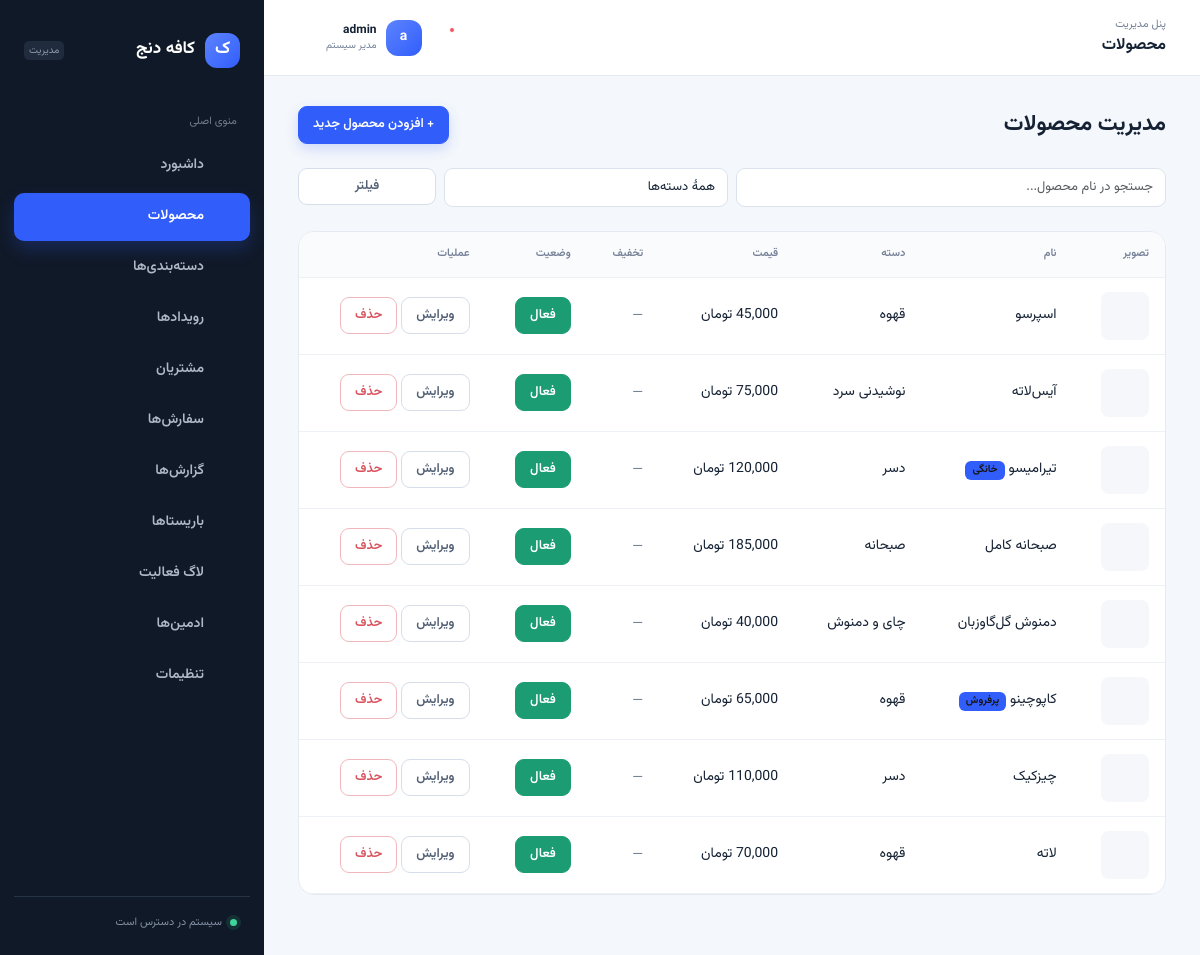
Page /admin/products (signed in) on the committed database.
### tables this page shows
CREATE TABLE IF NOT EXISTS `products` (
  `id`          INT UNSIGNED AUTO_INCREMENT PRIMARY KEY,
  `category_id` INT UNSIGNED NOT NULL,
  `name`        VARCHAR(150) NOT NULL,
  `description` VARCHAR(500) DEFAULT NULL,
  `price`       DECIMAL(10,0) UNSIGNED NOT NULL,    
  `image`       VARCHAR(255) DEFAULT NULL,           
  `badge`       VARCHAR(50)  DEFAULT NULL,            
  `status`      ENUM('active','inactive') NOT NULL DEFAULT 'active',
  `discount_enabled`   TINYINT(1) NOT NULL DEFAULT 0,
  `discount_type`      ENUM('percentage','fixed') NULL DEFAULT NULL,
  `discount_value`     DECIMAL(10,2) NULL DEFAULT NULL,
  `discount_starts_at` DATE NULL DEFAULT NULL,
  `discount_ends_at`   DATE NULL DEFAULT NULL,
  `sort_order`  SMALLINT UNSIGNED NOT NULL DEFAULT 0,
  `created_at`  TIMESTAMP NOT NULL DEFAULT CURRENT_TIMESTAMP,
  `updated_at`  TIMESTAMP NOT NULL DEFAULT CURRENT_TIMESTAMP ON UPDATE CURRENT_TIMESTAMP,
  KEY `idx_products_category` (`category_id`),
  KEY `idx_products_status` (`status`),
  CONSTRAINT `fk_products_category`
    FOREIGN KEY (`category_id`) REFERENCES `categories`(`id`)
    ON DELETE CASCADE ON UPDATE CASCADE
);

CREATE TABLE IF NOT EXISTS `categories` (
  `id`         INT UNSIGNED AUTO_INCREMENT PRIMARY KEY,
  `name`       VARCHAR(100) NOT NULL,
  `slug`       VARCHAR(100) NOT NULL,            
  `sort_order` SMALLINT UNSIGNED NOT NULL DEFAULT 0,   
  `created_at` TIMESTAMP NOT NULL DEFAULT CURRENT_TIMESTAMP,
  UNIQUE KEY `uq_categories_slug` (`slug`)
);

### classes/Auth.php (called while the page is built, shortened)
<?php
class Auth
{
    public static function role(): ?string
    {
        $role = $_SESSION[self::SESSION_ROLE] ?? null;
        if (is_string($role)) {
            return $role;
        }
        return null;
    }
    public static function isAdmin(): bool
    {
        return self::role() === 'admin';
    }
    public static function username(): ?string
    {
        $value = $_SESSION[self::SESSION_USERNAME] ?? null;
        if ($value !== null) {
            return (string) $value;
        }
        return null;
    }
}

### classes/Product.php (called while the page is built, shortened)
<?php
class Product
{
    public static function all(array $filters = []): array
    {
        $pdo = Database::getConnection();
        $sql    = 'SELECT p.*, c.name AS category_name
                    FROM products p
                    JOIN categories c ON c.id = p.category_id
                    WHERE 1 = 1';
        $params = [];
        $sql .= ' ORDER BY p.sort_order ASC, p.created_at DESC';
        $stmt = $pdo->prepare($sql);
        $stmt->execute($params);
        return $stmt->fetchAll();
    }
    public static function calculateDiscount(array $product): array
    {
        $original = (float) $product['price'];
        $result = [
            'has_discount' => false,
            'original'     => $original,
            'final'        => $original,
            'percent'      => 0,
        ];
        if (empty($product['discount_enabled']) || empty($product['discount_type']) || empty($product['discount_value'])) {
            return $result;
        }
        $final = max(0, round($final));
        $result['has_discount'] = true;
        $result['final']        = $final;
        $result['percent']      = $original > 0 ? (int) round((($original - $final) / $original) * 100) : 0;
        return $result;
    }
}

### public_html/admin/products.php (the view, shortened to what this page needs)
<?php
require_once __DIR__ . '/../../includes/auth.php';
require_once __DIR__ . '/../../classes/Product.php';
require_once __DIR__ . '/../../classes/Category.php';
$activePage = 'products';
$pageTitle  = 'محصولات';
$search     = trim((string) ($_GET['search'] ?? ''));
$categoryId = (int) ($_GET['category_id'] ?? 0);
$products   = Product::all([
    'search'      => $search,
    'category_id' => $categoryId ?: null,
]);
require __DIR__ . '/../../includes/admin-header.php';
?>
<div class="d-flex justify-content-between align-items-center flex-wrap gap-2 mb-4">
  <h4 class="mb-0" style="color:var(--gold-soft);">مدیریت محصولات</h4>
  <a href="add-product" class="btn btn-gold btn-sm">+ افزودن محصول جدید</a>
</div>
<form method="GET" class="row g-2 mb-4">
  <div class="col-12 col-md-6">
    <input type="text" name="search" class="form-control" placeholder="جستجو در نام محصول..."
           value="<?= htmlspecialchars($search, ENT_QUOTES, 'UTF-8') ?>">
  </div>
  <div class="col-8 col-md-4">
    <select name="category_id" class="form-select">
      <option value="0">همهٔ دسته‌ها</option>
    </select>
  </div>
  <div class="col-4 col-md-2">
    <button type="submit" class="btn btn-outline-light w-100" style="border-color:var(--line); color:var(--ivory);">فیلتر</button>
  </div>
</form>
<div class="table-responsive">
  <table class="table align-middle">
    <thead>
      <tr>
        <th>تصویر</th>
        <th>نام</th>
        <th>دسته</th>
        <th>قیمت</th>
        <th>تخفیف</th>
        <th>وضعیت</th>
        <th>عملیات</th>
      </tr>
    </thead>
    <tbody>
      <?php foreach ($products as $product): ?>
        <?php $discountInfo = Product::calculateDiscount($product); ?>
        <tr>
          <td>
            <?php if ($product['image']): ?>
              <img src="<?= UPLOAD_DIR_URL . '/' . htmlspecialchars($product['image'], ENT_QUOTES, 'UTF-8') ?>"
                   alt="" width="48" height="48" style="object-fit:cover; border-radius:8px;">
            <?php else: ?>
              <div style="width:48px;height:48px;border-radius:8px;background:var(--surface-2);"></div>
            <?php endif; ?>
          </td>
          <td>
            <?= htmlspecialchars($product['name'], ENT_QUOTES, 'UTF-8') ?>
            <?php if ($product['badge']): ?>
              <span class="badge" style="background:var(--gold); color:#17130D;"><?= htmlspecialchars($product['badge'], ENT_QUOTES, 'UTF-8') ?></span>
            <?php endif; ?>
          </td>
          <td style="color:var(--muted);"><?= htmlspecialchars($product['category_name'], ENT_QUOTES, 'UTF-8') ?></td>
          <td>
            <?php if ($discountInfo['has_discount']): ?>
              <div style="font-size:12px; text-decoration:line-through; color:var(--muted);"><?= number_format((float) $product['price']) ?> تومان</div>
              <div style="font-weight:700; color:var(--gold-soft);"><?= number_format((float) $discountInfo['final']) ?> تومان</div>
            <?php else: ?>
              <?= number_format((float) $product['price']) ?> تومان
            <?php endif; ?>
          </td>
          <td>
            <?php if ($discountInfo['has_discount']): ?>
              <span class="badge" style="background:#ef4444; color:#fff; font-size:12px;">
                <?= (int) $discountInfo['percent'] ?>٪ تخفیف
              </span>
            <?php elseif (!empty($product['discount_enabled'])): ?>
              <span class="badge bg-secondary" style="font-size:11px;" title="تخفیف خارج از بازه زمانی تعریف شده است">
                غیرفعال (بازه تاریخ)
              </span>
            <?php else: ?>
              <span style="color:var(--muted);">—</span>
            <?php endif; ?>
          </td>
          <td>
            <form method="POST" class="d-inline">
              <button type="submit" class="btn btn-sm <?= $product['status'] === 'active' ? 'btn-success' : 'btn-secondary' ?>">
                <?= $product['status'] === 'active' ? 'فعال' : 'غیرفعال' ?>
              </button>
            </form>
          </td>
          <td>
            <a href="edit-product?id=<?= $product['id'] ?>" class="btn btn-sm btn-outline-light" style="border-color:var(--line); color:var(--ivory);">ویرایش</a>
            <form method="POST" class="d-inline" onsubmit="return confirm('از حذف این محصول مطمئن هستید؟');">
              <button type="submit" class="btn btn-sm btn-outline-danger">حذف</button>
            </form>
          </td>
        </tr>
      <?php endforeach; ?>
    </tbody>
  </table>
</div>
<?php require __DIR__ . '/../../includes/admin-footer.php'; ?>

### includes/admin-header.php (shortened to what this page needs)
<?php
$activePage = $activePage ?? '';
$navItems = [
    'dashboard'  => ['label' => 'داشبورد', 'icon' => 'grid', 'permission' => null],
    'products'   => ['label' => 'محصولات', 'icon' => 'cup', 'permission' => 'products.view'],
    'categories' => ['label' => 'دسته‌بندی‌ها', 'icon' => 'layers', 'permission' => 'products.manage'],
    'events'     => ['label' => 'رویدادها', 'icon' => 'calendar', 'permission' => null],
    'customers'  => ['label' => 'مشتریان', 'icon' => 'users', 'permission' => null],
    'orders'     => ['label' => 'سفارش‌ها', 'icon' => 'calendar', 'permission' => 'orders.view'],
    'reports'    => ['label' => 'گزارش‌ها', 'icon' => 'chart', 'permission' => 'reports.view'],
    'baristas'   => ['label' => 'باریستاها', 'icon' => 'barista', 'permission' => null],
    'activity-log' => ['label' => 'لاگ فعالیت', 'icon' => 'log', 'permission' => null],
    'admins'     => ['label' => 'ادمین‌ها', 'icon' => 'users', 'permission' => null],
    'settings'   => ['label' => 'تنظیمات', 'icon' => 'settings', 'permission' => 'settings.view'],
];
$navItems = array_filter($navItems, fn ($item) => $item !== null);
function adminIcon(string $name): string {
    $icons = [
        'grid' => '<rect x="3" y="3" width="7" height="7" rx="1"/><rect x="14" y="3" width="7" height="7" rx="1"/><rect x="3" y="14" width="7" height="7" rx="1"/><rect x="14" y="14" width="7" height="7" rx="1"/>',
        'cup' => '<path d="M5 9h11v5a5.5 5.5 0 0 1-11 0V9Z"/><path d="M16 10h1.5a2.5 2.5 0 0 1 0 5H16M8 4v2M12 4v2M4 21h14"/>',
        'layers' => '<path d="m12 3 9 5-9 5-9-5 9-5Z"/><path d="m3 12 9 5 9-5M3 16l9 5 9-5"/>',
        'calendar' => '<rect x="3" y="5" width="18" height="16" rx="2"/><path d="M16 3v4M8 3v4M3 10h18M8 14h.01M12 14h.01M16 14h.01"/>',
        'users' => '<path d="M16 21v-2a4 4 0 0 0-4-4H6a4 4 0 0 0-4 4v2M9 11a4 4 0 1 0 0-8 4 4 0 0 0 0 8ZM22 21v-2a4 4 0 0 0-3-3.87M16 3.13a4 4 0 0 1 0 7.75"/>',
        'settings' => '<circle cx="12" cy="12" r="3"/><path d="M19.4 15a1.7 1.7 0 0 0 .34 1.88l.06.06-2.12 2.12-.06-.06a1.7 1.7 0 0 0-1.88-.34 1.7 1.7 0 0 0-1.03 1.56V20.3h-3v-.08A1.7 1.7 0 0 0 10.68 18.66a1.7 1.7 0 0 0-1.88.34l-.06.06-2.12-2.12.06-.06A1.7 1.7 0 0 0 7.02 15 1.7 1.7 0 0 0 5.46 14H5.4v-3h.06A1.7 1.7 0 0 0 7.02 10a1.7 1.7 0 0 0-.34-1.88l-.06-.06 2.12-2.12.06.06a1.7 1.7 0 0 0 1.88.34A1.7 1.7 0 0 0 11.7 4.78V4.7h3v.08a1.7 1.7 0 0 0 1.03 1.56 1.7 1.7 0 0 0 1.88-.34l.06-.06 2.12 2.12-.06.06A1.7 1.7 0 0 0 19.4 10c.24.58.8.96 1.43 1h.06v3h-.06c-.63.04-1.19.42-1.43 1Z"/>',
        'bell' => '<path d="M18 8a6 6 0 0 0-12 0c0 7-3 7-3 9h18c0-2-3-2-3-9M10 21h4"/>',
        'chevron' => '<path d="m6 9 6 6 6-6"/>',
        'logout' => '<path d="M9 21H5a2 2 0 0 1-2-2V5a2 2 0 0 1 2-2h4M16 17l5-5-5-5M21 12H9"/>',
        'barista' => '<circle cx="12" cy="8" r="4"/><path d="M4 21c0-4 3.5-7 8-7s8 3 8 7"/>',
        'chart' => '<path d="M5 19h14"/><path d="M8 19V11"/><path d="M12 19V7"/><path d="M16 19V15"/>',
        'log' => '<path d="M9 4h11v16H9zM4 4h2v16H4zM4 8h1M4 12h1M4 16h1"/>',
    ];
    return '<svg aria-hidden="true" viewBox="0 0 24 24" fill="none" stroke="currentColor" stroke-width="1.8" stroke-linecap="round" stroke-linejoin="round">' . ($icons[$name] ?? '') . '</svg>';
}
?>
<!doctype html>
<html lang="fa" dir="rtl">
<head>
  <link rel="stylesheet" href="../assets/css/fonts.css">
  <link rel="stylesheet" href="../assets/vendor/bootstrap/bootstrap.rtl.min.css">
  <link rel="stylesheet" href="../assets/css/admin.css">
</head>
<body class="admin-body">
<div class="admin-shell">
  <aside class="admin-sidebar" id="adminSidebar" aria-label="ناوبری اصلی">
    <div class="sidebar-brand"><span class="brand-mark">ک</span><span>کافه دنج</span><small>مدیریت</small></div>
    <nav class="sidebar-nav">
      <p class="nav-caption">منوی اصلی</p>
      <?php foreach ($navItems as $path => $item): ?>
        <a href="<?= $path ?>" class="nav-item <?= $activePage === $path ? 'is-active' : '' ?>"><?= adminIcon($item['icon']) ?><span><?= $item['label'] ?></span></a>
      <?php endforeach; ?>
    </nav>
    <div class="sidebar-footer"><span class="status-dot"></span><span>سیستم در دسترس است</span></div>
  </aside>
  <div class="admin-workspace">
    <header class="admin-header">
      <div class="header-title"><span class="header-eyebrow">پنل مدیریت</span><strong><?= htmlspecialchars($pageTitle ?? 'داشبورد', ENT_QUOTES, 'UTF-8') ?></strong></div>
      <div class="header-actions">
        <button class="icon-button notification-button" type="button" data-toast="همه‌چیز مرتب است؛ اعلان جدیدی ندارید." aria-label="اعلان‌ها"><?= adminIcon('bell') ?><i></i></button>
        <div class="user-menu">
          <button class="profile-trigger" type="button" aria-expanded="false" aria-controls="profileMenu">
            <span class="avatar"><?= htmlspecialchars(function_exists('mb_substr') ? mb_substr(Auth::username() ?? 'م', 0, 1) : 'م', ENT_QUOTES, 'UTF-8') ?></span>
          <span class="profile-copy"><b><?= htmlspecialchars(Auth::username() ?? 'مدیر', ENT_QUOTES, 'UTF-8') ?></b><small><?= Auth::isAdmin() ? 'مدیر سیستم' : 'باریستا' ?></small></span><?= adminIcon('chevron') ?>
          </button>
        </div>
      </div>
    </header>
    <main class="admin-main">

### includes/admin-footer.php (shortened to what this page needs)
    </main>
  </div>
</div>
</body>
</html>

### rows in the picture
products: name "اسپرسو", category.name "قهوه", price "45,000", status "فعال"
products: name "آیس‌لاته", category.name "نوشیدنی سرد", price "75,000", status "فعال"
products: name "تیرامیسو", badge "خانگی", category.name "دسر", status "فعال"
products: name "صبحانه کامل", category.name "صبحانه", status "فعال"
products: name "دمنوش گل‌گاوزبان", category.name "چای و دمنوش", price "40,000", status "فعال"
products: name "کاپوچینو", badge "پرفروش", category.name "قهوه", status "فعال"
products: name "چیزکیک", category.name "دسر", status "فعال"
products: name "لاته", category.name "قهوه", price "70,000", status "فعال"

### other values in the picture
$item['label'] "داشبورد"
$item['label'] "محصولات"
$item['label'] "دسته‌بندی‌ها"
$item['label'] "رویدادها"
$item['label'] "مشتریان"
$item['label'] "سفارش‌ها"
$item['label'] "گزارش‌ها"
$item['label'] "باریستاها"
$item['label'] "لاگ فعالیت"
$item['label'] "ادمین‌ها"
$item['label'] "تنظیمات"
$pageTitle "محصولات"
Auth::username() "admin"
